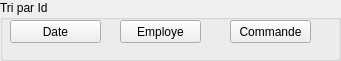
    <widget class="QGroupBox" name="groupBox_20">
     <property name="geometry">
      <rect>
       <x>71</x>
       <y>410</y>
       <width>341</width>
       <height>61</height>
      </rect>
     </property>
     <property name="styleSheet">
      <string notr="true"/>
     </property>
     <property name="title">
      <string>Tri par Id</string>
     </property>
     <widget class="QPushButton" name="TriP_Idp_6">
      <property name="geometry">
       <rect>
        <x>10</x>
        <y>20</y>
        <width>91</width>
        <height>23</height>
       </rect>
      </property>
      <property name="styleSheet">
       <string notr="true"/>
      </property>
      <property name="text">
       <string>Date</string>
      </property>
     </widget>
     <widget class="QPushButton" name="TriP_Idf_6">
      <property name="geometry">
       <rect>
        <x>120</x>
        <y>20</y>
        <width>81</width>
        <height>23</height>
       </rect>
      </property>
      <property name="styleSheet">
       <string notr="true"/>
      </property>
      <property name="text">
       <string>Employe</string>
      </property>
     </widget>
     <widget class="QPushButton" name="TriP_Ids_6">
      <property name="geometry">
       <rect>
        <x>230</x>
        <y>20</y>
        <width>81</width>
        <height>23</height>
       </rect>
      </property>
      <property name="styleSheet">
       <string notr="true"/>
      </property>
      <property name="text">
       <string>Commande</string>
      </property>
     </widget>
    </widget>
